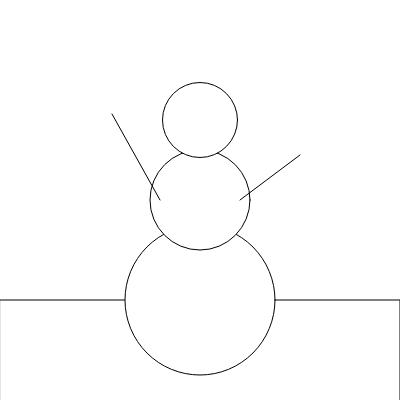
Frame 1 (no input)
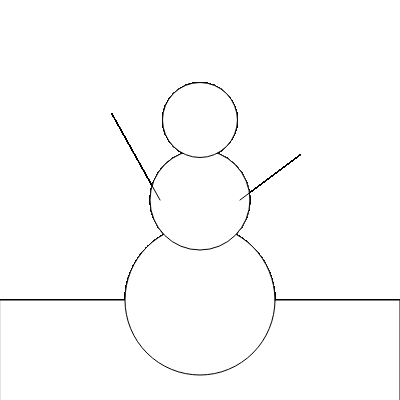
Frame 60 (no input)
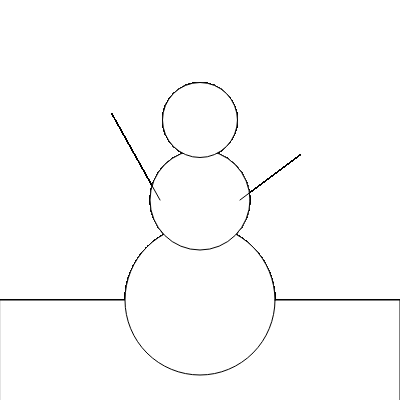
Frame 120 (the mouse pressed at the canvas centre since frame 60)

The p5.js sketch that drew these frames (run headless with seeded random() and noise() and a simulated clock; from frame 60 on, the mouse is pressed at the canvas centre):

// p5.js sketch
// ── sketch.js
// Hunter Landry - 3/7/2019
function setup() {
  // put setup code here
  createCanvas(400,400)
}

function draw() {
  //floor
  rect(0,300,400,110);
  //bottom
ellipse(200, 300, 150, 150);
//middle
ellipse(200, 200, 100, 100);
//head
ellipse(200, 120, 75, 75);
// arms
line(160,200,112,114);
line(240,200,300,155);
}
